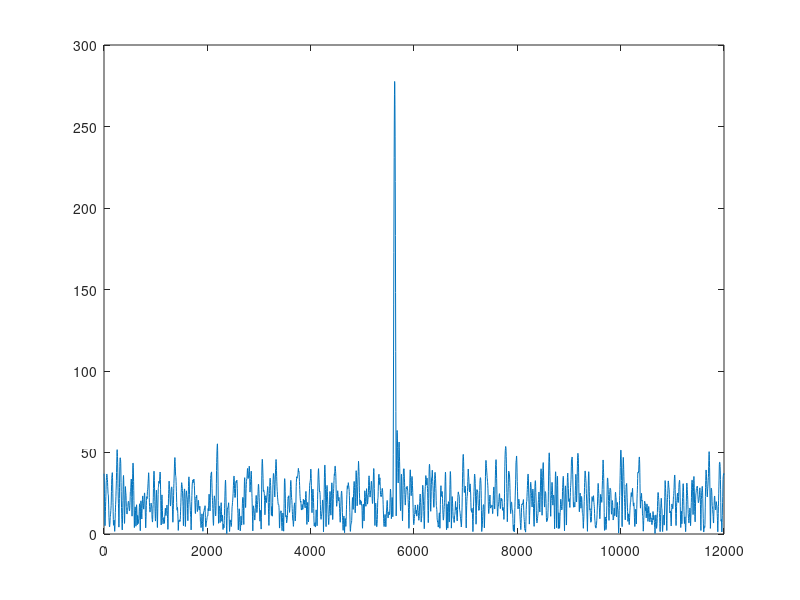
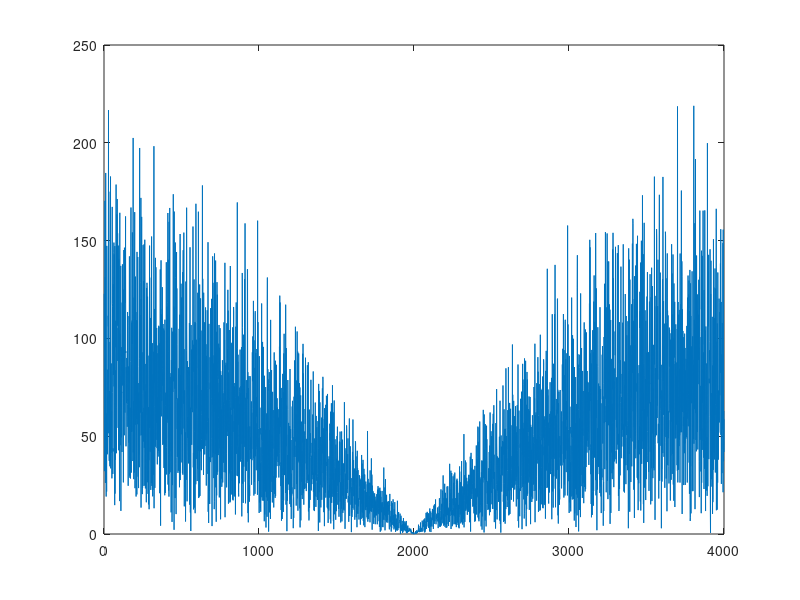

MATLAB code for these plots, in order:
%radar_com_scene4
%LFM测速测距代码
clear all;close all;  
fc=2.06e9;                 %载波频率    
Br=5e6;                 %带宽
fs=10*Br;               %采样频率
Tp=5e-6;                %脉宽
Kr=Br/Tp;               %频率变化率
c=3e8;                  %光速
lamda=c/fc;             %波长
N_mc=1;
PRF=2000;
Tr=1/PRF;
t=0:1/fs:15*Tp+Tp-1/fs;      %采样时间
N_r=length(t);          %采样点数
N_target=1;             %目标个数
Rmax=c/2*15*Tp;                             %目标最大距离（本来应该是1/2*c*Tr，但是采样时间限制了不可能那么大）
% R_t=Rmax*abs(rand(1,N_target));             %目标的距离（这样以来目标的距离一定是小于最大距离的）
R_t=1/2*Rmax;      %固定目标距离
RCS_t=1*(exp(i*2*pi*rand(1,N_target)));    %目标RCS，幅度为1，相位在（0,2pi）之间随机分布
Vmax=lamda*PRF/2;                           %目标最大速度，最大测速范围满足在第一盲速之内
v=Vmax*((1+rand(1,N_target))/2);            %目标速度（这样以来目标的速度一定是小于第一盲速的），每一个目标都有一个自己的速度，对应一个矩阵
%% 生成目标矩阵
sr=zeros(N_mc,N_r); %N_mc 脉冲个数   N_r 采样点数
for i=1:N_mc
    ta=(i-1)*Tr;
    sri=0;%每一次从内层for循环出来之后，我们认为上一个脉冲的回波不会干扰到下一个脉冲的回波
    %%内层for循环，一个目标一个目标来研究，对应每一个回波脉冲是由每一个目标回波之和组成
    for k=1:N_target
        tao=2*(R_t(k)-v(k).*(ta))/c;
        srj=RCS_t(k).*rectpuls(t-tao-Tp/2,Tp).*exp(-1j*2*pi*fc*tao+1j*pi*Kr.*(t-tao-Tp/2).^2);
        sri=sri+srj;
    end
    %%外层for循环，不同的脉冲，对应的ta是不同值，再代入来计算回波
    sr(i,:)=sri;
end

                    
%% 通信信号 采用QPSK调制
Tc=2*1/fs;                %码元周期
Bc=1/Tc;
N=16*fix(Tp/Tc);
bitstream=randi([0,1],1,2*N);%随机产生的比特数0、1
bitstream=2*bitstream-1;%单极性变为双极性（0到-1；1到1）
I=[];Q=[];
%奇数进I路,偶数进Q路
for i=1:2*N
    if mod(i,2)~=0
        I=[I,bitstream(i)];
    else
        Q=[Q,bitstream(i)];
    end
end
bit_t=0:1/fs:Tc-1/fs;%定义一个码元的时间轴
carrier=[];
com_power=1;%通信功率
for i=1:N
    carrier=[carrier,sqrt(1/2)*com_power*(I(i)+j*Q(i))*exp(j*2*pi*fc*(bit_t+(i-1)*Tc))];%Q路载波信号
end
%传输信号
QPSK_signal=carrier.*exp(-j*2*pi*fc*t);
snr=50;
P_noise=10^(-snr/10);
sinr=10*log10(1/(1+P_noise));
% QPSK_receive=QPSK_signal;
QPSK_receive=awgn(QPSK_signal,snr,'measured');%awgn()添加噪声
receive_signal=QPSK_receive+sr;
%% 未处理信号脉冲压缩
st=rectpuls(t-Tp/2,Tp).*exp(1i*pi*Kr*(t-Tp/2).^2);%参考信号 时域 也就是匹配滤波器的时域
stf=conj(fft(st));%匹配滤波器的频域特性
for i=1:N_mc
    signal_yasuo(i,:)=ifft(fft(receive_signal(i,:)).*stf);  %分别对每一行脉冲压缩 频域脉冲压缩          
end               
figure;
plot(t*c/2,abs(signal_yasuo(1,:)))    
figure;
plot(abs(fft(QPSK_signal)));
I_recover=[];
Q_recover=[];
%% 简单信号处理
for i=1:N
        if real(receive_signal(2*i)+receive_signal(2*i-1))>0 %积分器求和，大于0为1，否则为-1
            I_recover=[I_recover,1];
        else
            I_recover=[I_recover,-1];
        end
        if imag(receive_signal(2*i)+receive_signal(2*i-1))>0 %积分器求和，大于0为1，否则为-1
            Q_recover=[Q_recover,1];
        else
            Q_recover=[Q_recover,-1];
        end
    end
    recover_signal=I_recover+j*Q_recover;
    send_signal=I+j*Q;
    err_all=sum(abs(I_recover-I)/2+abs(Q_recover-Q)/2);
    err_radar=sum(abs(I_recover(1,938:1062)-I(1,938:1062))/2+abs(Q_recover(1,938:1062)-Q(1,938:1062))/2);
    ber=err_radar/(250);
%雷达信号影响的信号区域在【1876-2125】
% signal_com_recover=com_power*sqrt(1/2)*(I_recover+j*Q_recover);
% radar=receive_signal-signal_com_recover;
% for i=1:N_mc
%     radar_yasuo(i,:)=ifft(fft(radar(i,:)).*stf);  %分别对每一行脉冲压缩 频域脉冲压缩          
% end      
% figure;
% plot(t*c/2,abs(radar_yasuo(1,:))); 
